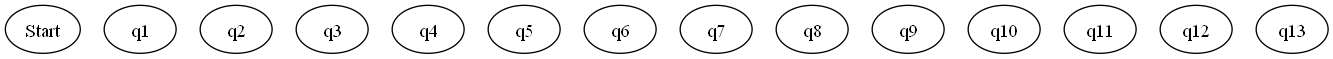
#> input picture graph.png, 1333 x 59 px; its folder holds only this picture in this run
$ python -i FADesign.py   (imports and definitions only)
#> lines starting #> are read from the running program, lines starting #| are printed output that depends on the picture
from tkinter import *
import tkinter as tk
from tkinter import filedialog as fd
from tkinter import messagebox as mg
from tkinter.ttk import *
import os
from PIL import ImageTk,Image
import pygraphviz as pgv
# [2 lines not run here, left out]
statenumber=1
finalstate=[]
# [6 lines left out: function updateList, not called in this run]
def refreshImage():
    global img,display
    img=Image.open("graph.png")
#> img is the input picture: PIL image 1333x59 RGBA; mean R, G, B, A 239.6, 239.6, 239.6, 253.6
    width,height=img.size
#> width = 1333; height = 59
    if(width>750 and height <=340):
        img=img.resize((750,height))
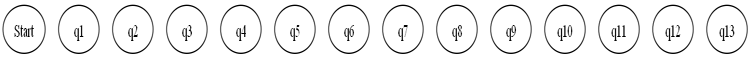
#> img: PIL image 750x59 RGBA; mean R, G, B, A 239.2, 239.2, 239.2, 253.6; transparent parts drawn white
    elif(height>340 and width<=750):
        img=img.resize((width,340))
    elif(height>340 and width>750):
        img=img.resize((750,340))
    # img=img.resize((750,340))
    img=ImageTk.PhotoImage(img)
#> (the run stopped early here; a loop or call above may not have finished)
